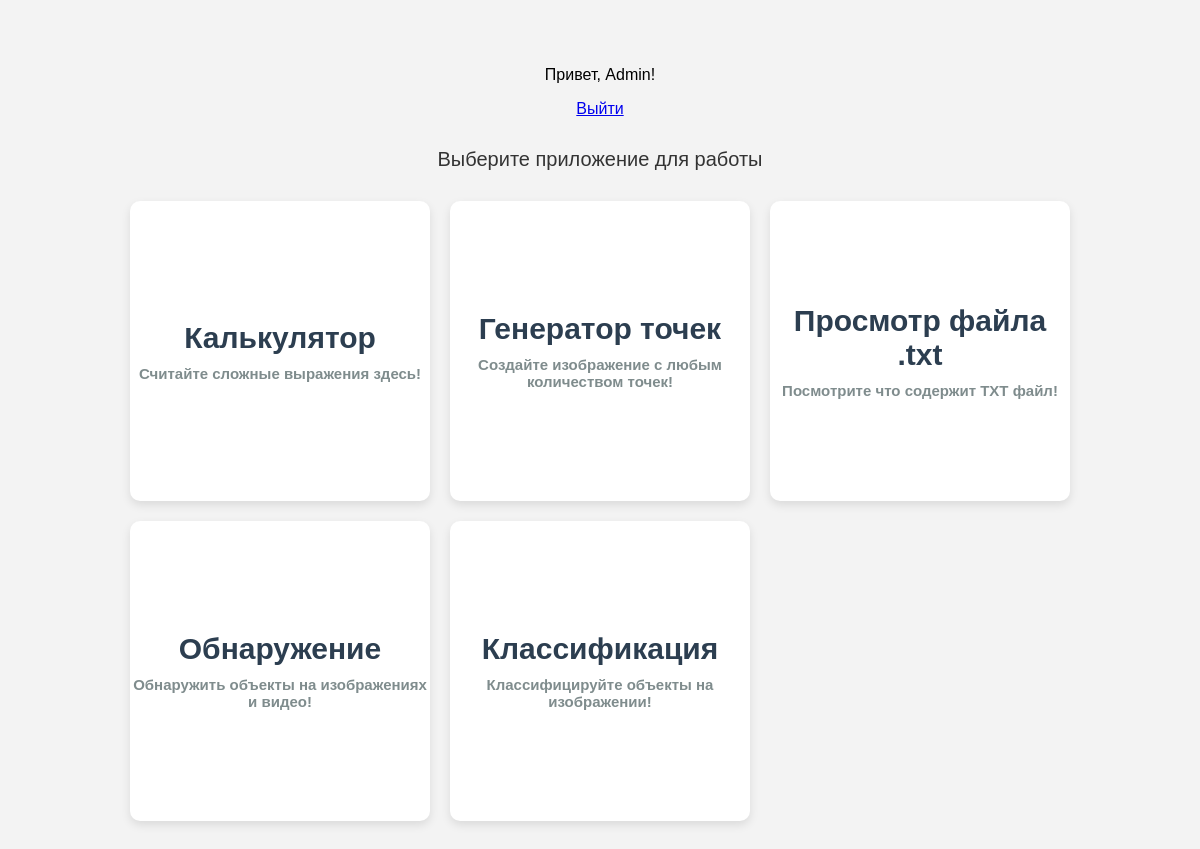
The app's page / (signed in) with its own data.
### app/models.py (models this page shows, shortened)
class FunctionalModule(models.Model):
    TYPES = [
        ('file2file', 'File to File'),
        ('file2text', 'File to Text'),
        ('text2text', 'Text to Text'),
        ('text2file', 'Text to File'),
    ]
    name = models.CharField(max_length=255)
    description = models.TextField(max_length=250)
    slug = models.SlugField(unique=True)
    type = models.CharField(max_length=10, choices=TYPES)
    groups = models.ManyToManyField(Group, related_name='functional_modules')  # Изменена связь с ManyToManyField
    path = models.TextField(max_length=255, blank=True)
    hello_message = models.TextField(max_length=255)
    class Meta:
        verbose_name = 'функциональный модуль'
        verbose_name_plural = 'Функциональные модули'

### app/views.py (the view)
# urls.py: path('', views.index, name='index'),
def index(request):
    apps = Service.get_available_apps(request)
    return render(request, 'start-menu.html', {'apps': apps})

### app/servise.py (called while the page is built)
    @staticmethod
    def get_available_apps(request):
        AVAILABLE_APPS = Service.get_available_apps_from_db()
        if request.user.is_authenticated:
            user_groups = set(request.user.groups.values_list('name', flat=True))  # Список групп пользователя
            available_apps = []
            for app in AVAILABLE_APPS:
                app_groups = set(app['group'].split('; '))  # Преобразуем строку групп в множество
                if 'All' in app_groups or app_groups.intersection(user_groups):
                    available_apps.append(app)
            return available_apps
        else:
            return [app for app in AVAILABLE_APPS if 'All' in app['group'].split('; ')]

    @staticmethod
    def get_available_apps_from_db():
        modules = FunctionalModule.objects.all()
        formatted_modules = [
            {
                "name": module.name,
                'description': module.description,
                "slug": module.slug,
                "type": module.type,
                "group": "; ".join(group.name for group in module.groups.all()),  # Собираем все группы через точку с запятой
                "hello_message": Path(module.hello_message),
            }
            for module in modules
        ]
        return formatted_modules

### app/templates/start-menu.html (shortened to what this page needs)
{% load static %}
<!DOCTYPE html>
<html lang="en">
<head>
    <link rel="stylesheet" href="{% static 'css/start-menu.css' %}">
</head>
<body>
    {% if request.user.is_authenticated %}
        <p>Привет, {{ request.user.username }}!</p>
        <a href="{% url 'logout' %}">Выйти</a>
    {% else %}
        <a href="{% url 'login' %}">Войти</a>
    {% endif %}
    <div class="main-container">
        <div class="pulsing-text">Выберите приложение для работы</div>
        <div class="app-container">
            {% for app in apps %}
                <div class="app-box" data-slug="{{ app.slug }}" onclick="loadApp('{{ app.slug }}')">
                    <div class="app-title">{{ app.name }}</div>
                    <div class="app-description">{{ app.description }}</div>
                </div>
            {% endfor %}
        </div>
    </div>
</body>
</html>

### app/static/css/start-menu.css (style rules this page uses)
body { margin-top: 50px; margin-bottom: 50px; padding: 0; font-family: Arial, sans-serif; height: auto; background-color: #f3f3f3; display: flex; flex-direction: column; justify-content: center; align-items: center; }
.main-container { text-align: center; min-height: 100vh; }
.pulsing-text { font-size: 20px; color: #333; animation: pulse 2s infinite ease-in-out; margin-bottom: 30px; margin-top: 30px; }
.app-container { display: grid; grid-template-columns: repeat(3, 1fr); gap: 20px; padding: 0 10px; margin: 0 auto; }
.app-box { width: 300px; height: 300px; background-color: #fff; border-radius: 10px; box-shadow: 0 4px 10px rgba(0, 0, 0, 0.1); display: flex; flex-direction: column; justify-content: center; align-items: center; cursor: pointer; text-align: center; color: #333; font-size: 14px; font-weight: bold; transition: transform 0.3s ease; }
.app-title { font-size: 30px; font-weight: bold; color: #2c3e50; margin-bottom: 10px; }
.app-description { font-size: 15px; color: #7f8c8d; overflow: hidden; text-overflow: ellipsis; max-width: 100%; display: block; }

### records on screen
FunctionalModule: name "Калькулятор", description "Считайте сложные выражения здесь!"
FunctionalModule: name "Генератор точек", description "Создайте изображение с любым количеством точек!"
FunctionalModule: name "Просмотр файла .txt", description "Посмотрите что содержит ТХТ файл!"
FunctionalModule: name "Обнаружение", description "Обнаружить объекты на изображениях и видео!"
FunctionalModule: name "Классификация", description "Классифицируйте объекты на изображении!"

### other values on screen
{{ request.user.username }} "Admin"
